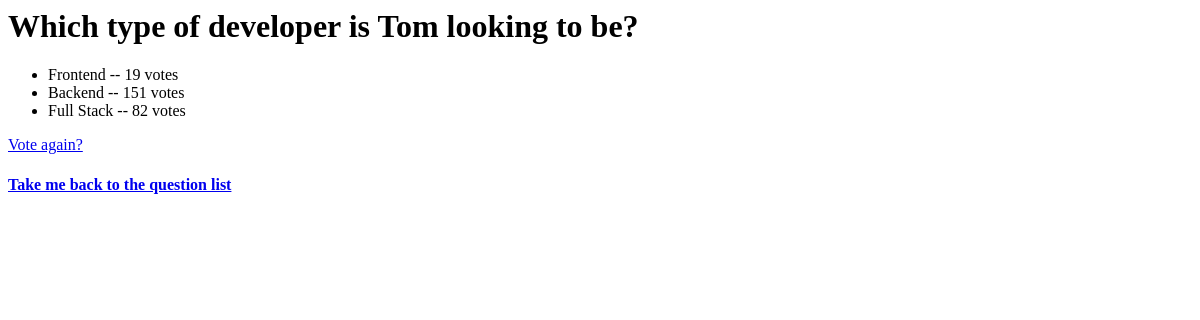
The page /polls/2/results/ on the database as committed earlier.
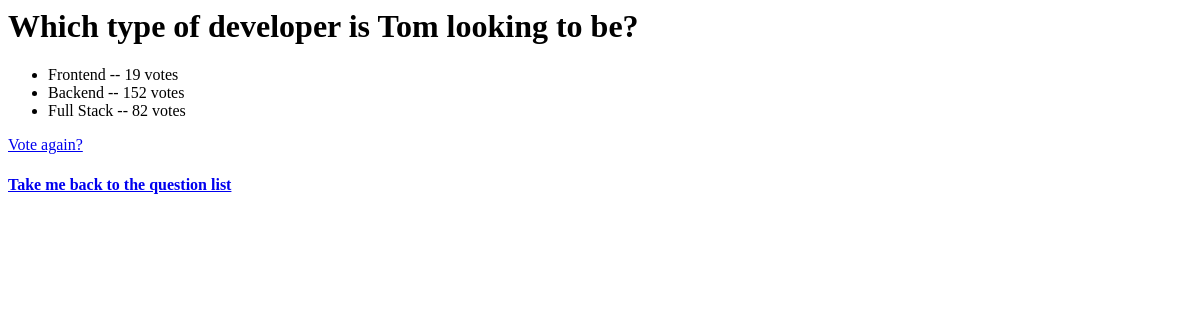
The same page on the database as committed later.
### polls/models.py (models this page shows, shortened)
class Choice(models.Model):
    question = models.ForeignKey(Question, on_delete=models.CASCADE)
    choice_text = models.CharField(max_length=200)
    votes = models.IntegerField(default=0)

### polls/views.py (the view)
# urls.py: path('<int:pk>/results/', views.ResultsView.as_view(), name='results'),
class ResultsView(generic.DetailView):
    model = Question
    template_name = 'polls/results.html'

### polls/templates/polls/results.html
<h1>{{ question.question_text }}</h1>
<ul>
{% for choice in question.choice_set.all %}
    <li>{{ choice.choice_text }} -- {{ choice.votes }} vote{{ choice.votes|pluralize }}</li>
{% endfor %}
</ul>
<a href="{% url 'polls:detail' question.id %}">Vote again?</a>
<h4><a href = "../../">Take me back to the question list</a></h4>

Rows that differ between the two databases and show on the page:
changed Choice "Backend": votes "151" → "152"
